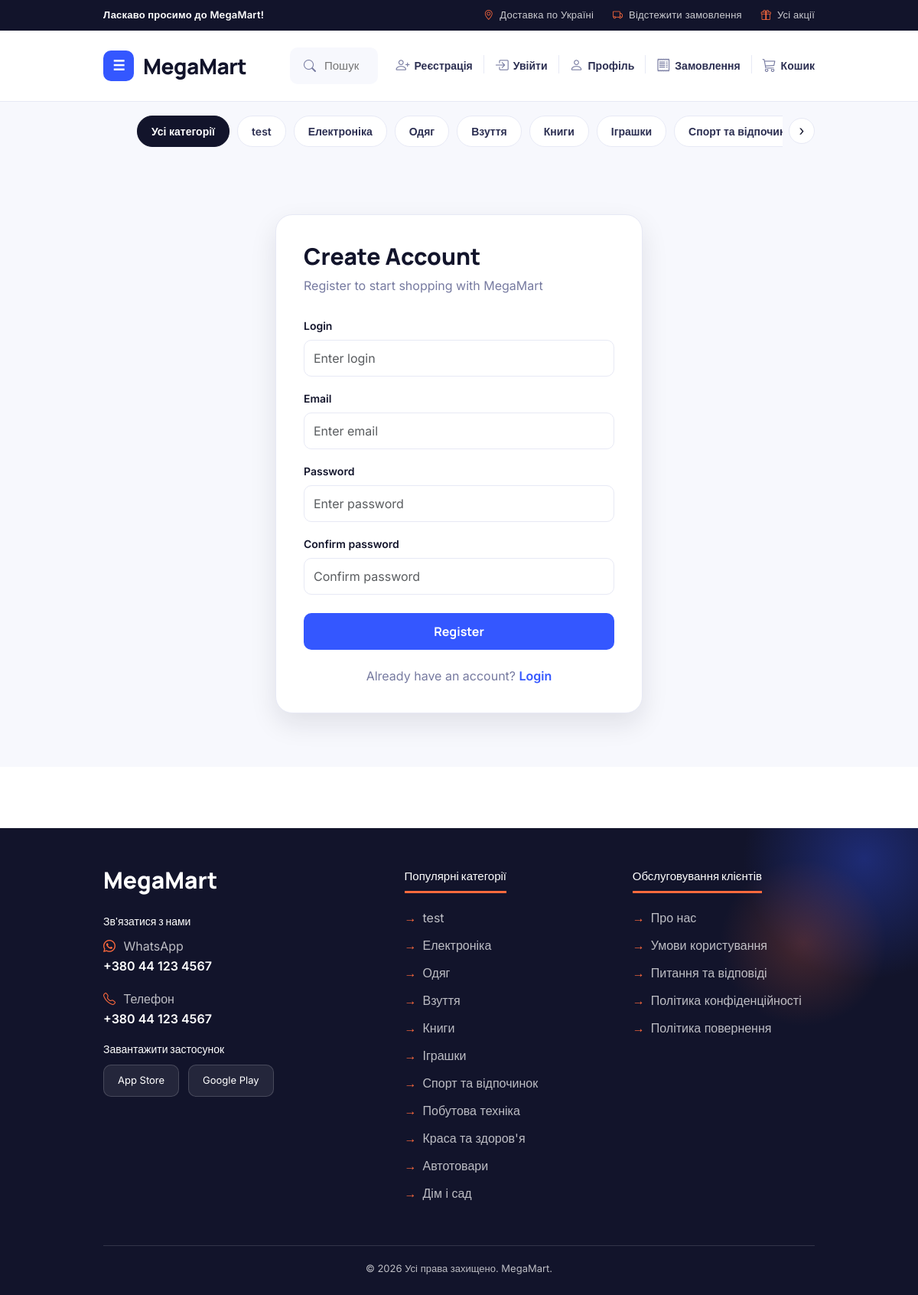
Screenshot of /register/ with the database file from the repository.
### catalog/models.py (models this page shows, shortened)
class Category(models.Model):
    name = models.CharField(max_length=100, verbose_name="назва категорії")
    class Meta:
        verbose_name = "Категорія"
        verbose_name_plural = "Категорії"

### shop/views.py (the view, shortened to what this page needs)
# urls.py: path("register/", views.register, name="shop_register"),
def register(request):
    return render(request, "shop/register.html")

### shop/context_processors.py (called while the page is built)
def shop_context(request):
    cart_count = 0
    if request.user.is_authenticated:
        cart = Cart.objects.filter(user=request.user).first()
        if cart:
            cart_count = sum(item.quantity for item in cart.items.all())
    return {
        'nav_categories': Category.objects.all(),
        'cart_count': cart_count,
    }

### shop/templates/shop/register.html (shortened to what this page needs)
{% extends 'shop/base.html' %}
{% block content %}
{% include 'shop/includes/topbar.html' %}
{% include 'shop/includes/navbar.html' %}
{% include 'shop/includes/category_menu.html' %}
<section class="auth-section">
    <div class="container">
        <div class="auth-card">
            <h1>Create Account</h1>
            <p class="auth-subtitle">
                Register to start shopping with MegaMart
            </p>
            <form method="post" novalidate>
                <div class="mb-3">
                    <label class="form-label" for="username">
                        Login
                    </label>
                    <input type="text" class="form-control" id="username" name="username" placeholder="Enter login">
                </div>
                <div class="mb-3">
                    <label class="form-label" for="email">
                        Email
                    </label>
                    <input type="email" class="form-control" id="email" name="email" placeholder="Enter email">
                </div>
                <div class="mb-3">
                    <label class="form-label" for="password1">
                        Password
                    </label>
                    <input type="password" class="form-control" id="password1" name="password1"
                        placeholder="Enter password">
                </div>
                <div class="mb-4">
                    <label class="form-label" for="password2">
                        Confirm password
                    </label>
                    <input type="password" class="form-control" id="password2" name="password2"
                        placeholder="Confirm password">
                </div>
                <button class="auth-btn" type="submit">
                    Register
                </button>
            </form>
            <p class="auth-switch">
                Already have an account?
                <a href="{% url 'shop_login' %}">
                    Login
                </a>
            </p>
        </div>
    </div>
</section>
{% include 'shop/includes/footer.html' %}
{% endblock %}

### shop/templates/shop/includes/category_menu.html (shortened to what this page needs)
<section class="category-menu">
    <div class="container">
        <div class="category-menu-wrap">
            <div class="category-list" id="categoryList">
                <a href="{% url 'catalog' %}">
                    <button type="button">Усі категорії</button>
                </a>
                {% for cat in nav_categories %}
                <a href="{% url 'catalog' %}?category={{ cat.id }}">
                    <button type="button">{{ cat.name }}</button>
                </a>
                {% endfor %}
            </div>
            <button type="button" class="category-scroll category-scroll-right" aria-label="Прокрутити праворуч">›</button>
        </div>
    </div>
</section>

### shop/templates/shop/includes/footer.html
<footer class="footer">
    <div class="container">
        <div class="footer-grid">
            <div class="footer-brand">
                <h2>MegaMart</h2>
                <h4>Зв'язатися з нами</h4>
                <p><i class="bi bi-whatsapp"></i> WhatsApp<br><span>+380 44 123 4567</span></p>
                <p><i class="bi bi-telephone"></i> Телефон<br><span>+380 44 123 4567</span></p>
                <h4>Завантажити застосунок</h4>
                <div class="app-buttons">
                    <div class="app-btn">App Store</div>
                    <div class="app-btn">Google Play</div>
                </div>
            </div>
            <div class="footer-col">
                <h3>Популярні категорії</h3>
                <ul>
                    {% for cat in nav_categories %}
                    <li><a href="{% url 'catalog' %}?category={{ cat.id }}">{{ cat.name }}</a></li>
                    {% endfor %}
                </ul>
            </div>
            <div class="footer-col">
                <h3>Обслуговування клієнтів</h3>
                <ul>
                    <li>Про нас</li>
                    <li>Умови користування</li>
                    <li>Питання та відповіді</li>
                    <li>Політика конфіденційності</li>
                    <li>Політика повернення</li>
                </ul>
            </div>
        </div>
        <div class="footer-bottom">© 2026 Усі права захищено. MegaMart.</div>
    </div>
</footer>

### rows the page displays
Category: name "test"
Category: name "Електроніка"
Category: name "Одяг"
Category: name "Взуття"
Category: name "Книги"
Category: name "Іграшки"
Category: name "Спорт та…", name "Спорт та відпочинок"
Category: name "Побутова техніка"
Category: name "Краса та здоров'я"
Category: name "Автотовари"
Category: name "Дім і сад"
